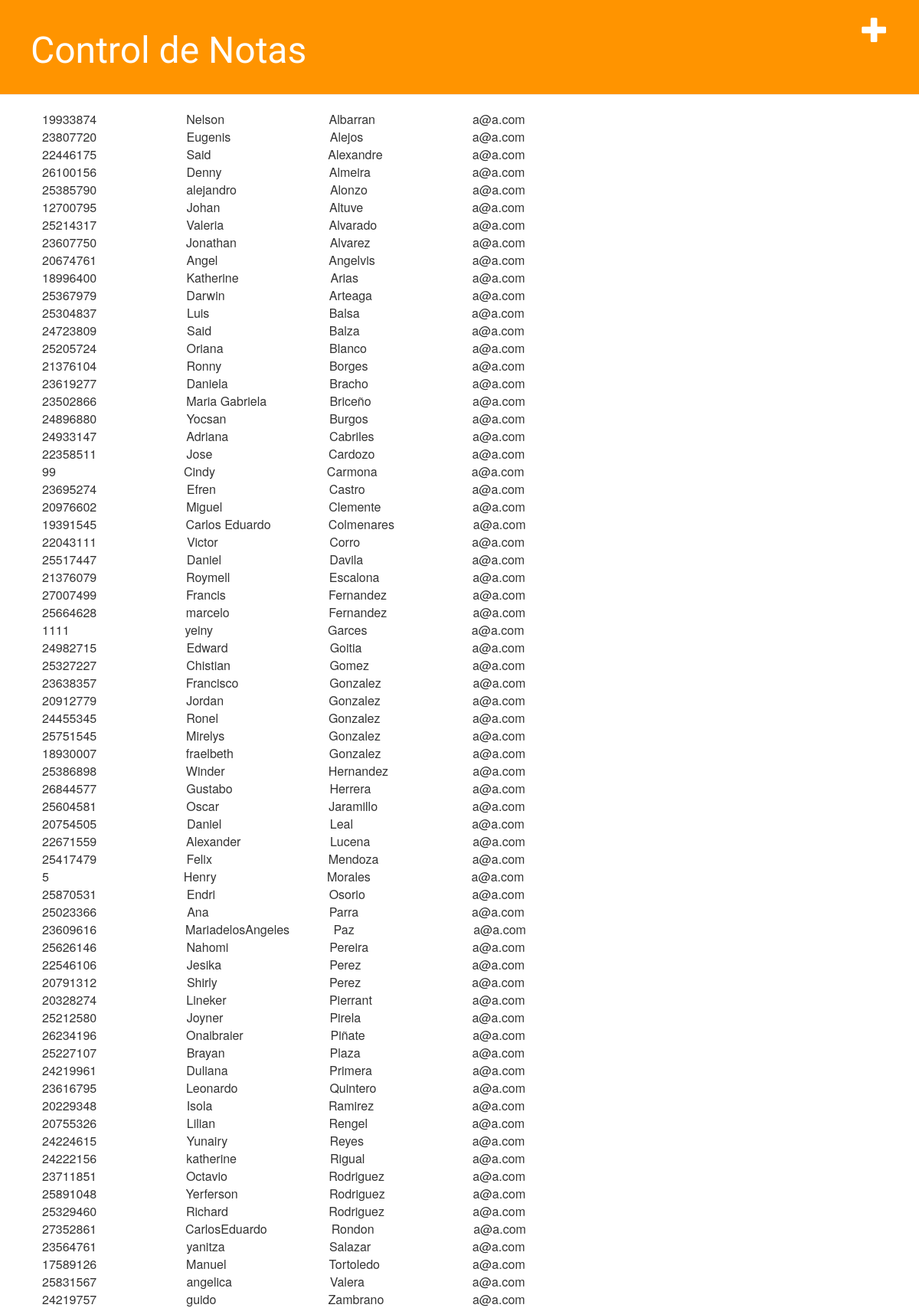
Page /alumnos on the earlier database version.
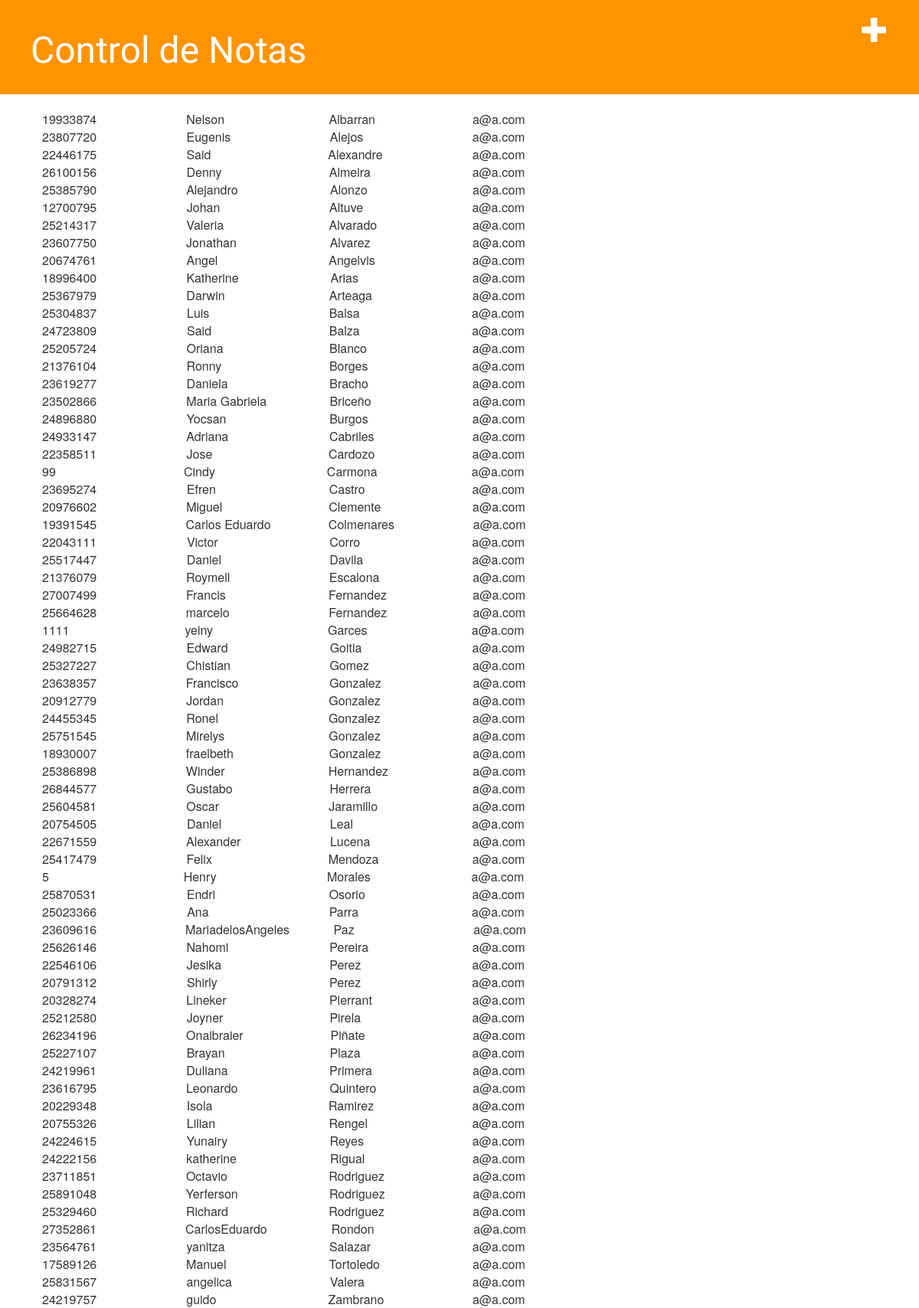
Same page on the later database version.
### blog/models.py (models this page shows, shortened)
class Alumno(models.Model):
    cedula   = models.IntegerField(unique=True)
    nombre   = models.CharField(max_length=25)
    apellido = models.CharField(max_length=25)
    email    = models.EmailField(default='a@a.com')

### blog/views.py (the view)
# urls.py: url(r'^alumnos',                     views.alumn_list),
def alumn_list(request):
    alumnos = Alumno.objects.filter().order_by('apellido')
    return render(request,'blog/alumn_list.html',{'alumnos':alumnos})

### blog/templates/blog/alumn_list.html
{% extends "blog/base.html" %}
    {% block content %}
        {% for alumno in alumnos %}
                <table>
                  <tr>
                    <td width="200"> {{ alumno.cedula }}</td>
                    <td width="200"> {{ alumno.nombre }} </td>
                    <td width="200"> {{ alumno.apellido }} </td>
                    <td width="200"> {{ alumno.email }} </td>
                  </tr>
                 </table>
        {% endfor %}
    {% endblock content %}

### blog/templates/blog/base.html (shortened to what this page needs)
 {% load staticfiles %}
    <html>
        <head>
            <link rel="stylesheet" href="//maxcdn.bootstrapcdn.com/bootstrap/3.2.0/css/bootstrap.min.css">
            <link rel="stylesheet" href="//maxcdn.bootstrapcdn.com/bootstrap/3.2.0/css/bootstrap-theme.min.css">
            <link rel="stylesheet" href="{% static "css/blog.css" %}">
        </head>
        <body>
            <div class="page-header">
                <a href="{% url "blog.views.post_new" %}" class="top-menu"><span class="glyphicon glyphicon-plus"></span></a>
                <h1><a href="/">Control de Notas</a></h1>
            </div>
            <div class="content container">
                <div class="row">
                    <div class="col-md-8">
                        {% block content %}
                        {% endblock %}
                    </div>
                </div>
            </div>
        </body>
    </html>

### blog/static/css/blog.css (style rules this page uses)
.page-header { background-color: #ff9400; margin-top: 0; padding: 20px 20px 20px 40px; }
.page-header h1, .page-header h1 a, .page-header h1 a:visited, .page-header h1 a:active { color: #ffffff; font-size: 36pt; text-decoration: none; }
.content { margin-left: 40px; }
h1, h2, h3, h4 { font-family: 'Lobster', cursive; }
.top-menu, .top-menu:hover, .top-menu:visited { color: #ffffff; float: right; font-size: 26pt; margin-right: 20px; }

Differences in the rows shown:
changed Alumno "Alonzo": nombre "alejandro" → "Alejandro"
